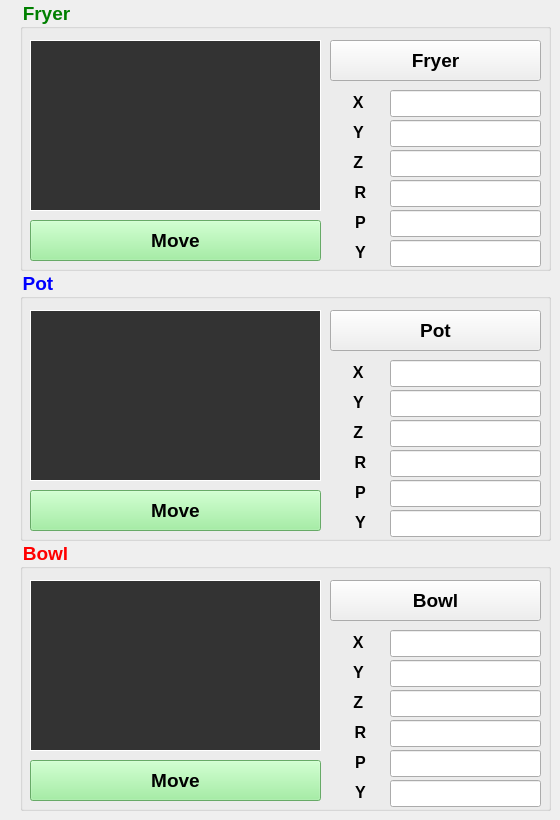
    <widget class="QWidget" name="tab_12">
     <attribute name="title">
      <string>AprilTag</string>
     </attribute>
     <widget class="QGroupBox" name="groupBox_2">
      <property name="geometry">
       <rect>
        <x>20</x>
        <y>0</y>
        <width>531</width>
        <height>271</height>
       </rect>
      </property>
      <property name="font">
       <font>
        <pointsize>14</pointsize>
        <weight>75</weight>
        <bold>true</bold>
       </font>
      </property>
      <property name="styleSheet">
       <string notr="true">QGroupBox::title {
    color: Green;
    font-weight: bold;
}
</string>
      </property>
      <property name="title">
       <string>Fryer</string>
      </property>
      <widget class="QLabel" name="label_fryer">
       <property name="geometry">
        <rect>
         <x>10</x>
         <y>40</y>
         <width>291</width>
         <height>171</height>
        </rect>
       </property>
       <property name="autoFillBackground">
        <bool>false</bool>
       </property>
       <property name="styleSheet">
        <string notr="true">QLabel {
    background-color: #333333;
    color: white;
}
</string>
       </property>
       <property name="frameShape">
        <enum>QFrame::Box</enum>
       </property>
       <property name="lineWidth">
        <number>1</number>
       </property>
       <property name="text">
        <string/>
       </property>
       <property name="pixmap">
        <pixmap>../../../../../Desktop/Pictures/Screenshots/Screenshot from 2024-08-02 10-33-18.png</pixmap>
       </property>
       <property name="scaledContents">
        <bool>true</bool>
       </property>
      </widget>
      <widget class="QPushButton" name="pushButton_Fryer">
       <property name="geometry">
        <rect>
         <x>310</x>
         <y>40</y>
         <width>211</width>
         <height>41</height>
        </rect>
       </property>
       <property name="font">
        <font>
         <pointsize>14</pointsize>
         <weight>75</weight>
         <bold>true</bold>
        </font>
       </property>
       <property name="text">
        <string>Fryer</string>
       </property>
      </widget>
      <widget class="QLineEdit" name="lineEdit_A_x">
       <property name="geometry">
        <rect>
         <x>370</x>
         <y>90</y>
         <width>151</width>
         <height>27</height>
        </rect>
       </property>
       <property name="font">
        <font>
         <pointsize>12</pointsize>
         <weight>75</weight>
         <bold>true</bold>
        </font>
       </property>
       <property name="readOnly">
        <bool>true</bool>
       </property>
      </widget>
      <widget class="QLineEdit" name="lineEdit_A_y">
       <property name="geometry">
        <rect>
         <x>370</x>
         <y>120</y>
         <width>151</width>
         <height>27</height>
        </rect>
       </property>
       <property name="font">
        <font>
         <pointsize>12</pointsize>
         <weight>75</weight>
         <bold>true</bold>
        </font>
       </property>
       <property name="readOnly">
        <bool>true</bool>
       </property>
      </widget>
      <widget class="QLineEdit" name="lineEdit_A_z">
       <property name="geometry">
        <rect>
         <x>370</x>
         <y>150</y>
         <width>151</width>
         <height>27</height>
        </rect>
       </property>
       <property name="font">
        <font>
         <pointsize>12</pointsize>
         <weight>75</weight>
         <bold>true</bold>
        </font>
       </property>
       <property name="readOnly">
        <bool>true</bool>
       </property>
      </widget>
      <widget class="QLabel" name="label_8">
       <property name="geometry">
        <rect>
         <x>310</x>
         <y>90</y>
         <width>61</width>
         <height>25</height>
        </rect>
       </property>
       <property name="font">
        <font>
         <pointsize>12</pointsize>
         <weight>75</weight>
         <bold>true</bold>
        </font>
       </property>
       <property name="text">
        <string>X </string>
       </property>
       <property name="alignment">
        <set>Qt::AlignCenter</set>
       </property>
      </widget>
      <widget class="QLabel" name="label_13">
       <property name="geometry">
        <rect>
         <x>310</x>
         <y>120</y>
         <width>61</width>
         <height>25</height>
        </rect>
       </property>
       <property name="font">
        <font>
         <pointsize>12</pointsize>
         <weight>75</weight>
         <bold>true</bold>
        </font>
       </property>
       <property name="text">
        <string>Y </string>
       </property>
       <property name="alignment">
        <set>Qt::AlignCenter</set>
       </property>
      </widget>
      <widget class="QLabel" name="label_11">
       <property name="geometry">
        <rect>
         <x>310</x>
         <y>150</y>
         <width>61</width>
         <height>25</height>
        </rect>
       </property>
       <property name="font">
        <font>
         <pointsize>12</pointsize>
         <weight>75</weight>
         <bold>true</bold>
        </font>
       </property>
       <property name="text">
        <string>Z </string>
       </property>
       <property name="alignment">
        <set>Qt::AlignCenter</set>
       </property>
      </widget>
      <widget class="QLineEdit" name="lineEdit_A_r">
       <property name="geometry">
        <rect>
         <x>370</x>
         <y>180</y>
         <width>151</width>
         <height>27</height>
        </rect>
       </property>
       <property name="font">
        <font>
         <pointsize>12</pointsize>
         <weight>75</weight>
         <bold>true</bold>
        </font>
       </property>
       <property name="readOnly">
        <bool>true</bool>
       </property>
      </widget>
      <widget class="QLineEdit" name="lineEdit_A_p">
       <property name="geometry">
        <rect>
         <x>370</x>
         <y>210</y>
         <width>151</width>
         <height>27</height>
        </rect>
       </property>
       <property name="font">
        <font>
         <pointsize>12</pointsize>
         <weight>75</weight>
         <bold>true</bold>
        </font>
       </property>
       <property name="readOnly">
        <bool>true</bool>
       </property>
      </widget>
      <widget class="QPushButton" name="pushButton_MoveToFryer">
       <property name="geometry">
        <rect>
         <x>10</x>
         <y>220</y>
         <width>291</width>
         <height>41</height>
        </rect>
       </property>
       <property name="font">
        <font>
         <pointsize>14</pointsize>
         <weight>75</weight>
         <bold>true</bold>
        </font>
       </property>
       <property name="styleSheet">
        <string notr="true">QPushButton {
    background-color: #90EE90; /* 연두색 */
    color: black; /* 텍스트 색상 */
}
</string>
       </property>
       <property name="text">
        <string>Move</string>
       </property>
      </widget>
      <widget class="QLabel" name="label_12">
       <property name="geometry">
        <rect>
         <x>310</x>
         <y>180</y>
         <width>61</width>
         <height>25</height>
        </rect>
       </property>
       <property name="font">
        <font>
         <pointsize>12</pointsize>
         <weight>75</weight>
         <bold>true</bold>
        </font>
       </property>
       <property name="text">
        <string>R</string>
       </property>
       <property name="alignment">
        <set>Qt::AlignCenter</set>
       </property>
      </widget>
      <widget class="QLabel" name="label_23">
       <property name="geometry">
        <rect>
         <x>310</x>
         <y>210</y>
         <width>61</width>
         <height>25</height>
        </rect>
       </property>
       <property name="font">
        <font>
         <pointsize>12</pointsize>
         <weight>75</weight>
         <bold>true</bold>
        </font>
       </property>
       <property name="text">
        <string>P</string>
       </property>
       <property name="alignment">
        <set>Qt::AlignCenter</set>
       </property>
      </widget>
      <widget class="QLabel" name="label_26">
       <property name="geometry">
        <rect>
         <x>310</x>
         <y>240</y>
         <width>61</width>
         <height>25</height>
        </rect>
       </property>
       <property name="font">
        <font>
         <pointsize>12</pointsize>
         <weight>75</weight>
         <bold>true</bold>
        </font>
       </property>
       <property name="text">
        <string>Y</string>
       </property>
       <property name="alignment">
        <set>Qt::AlignCenter</set>
       </property>
      </widget>
     </widget>
     <widget class="QGroupBox" name="groupBox">
      <property name="geometry">
       <rect>
        <x>20</x>
        <y>270</y>
        <width>531</width>
        <height>271</height>
       </rect>
      </property>
      <property name="font">
       <font>
        <pointsize>14</pointsize>
        <weight>75</weight>
        <bold>true</bold>
       </font>
      </property>
      <property name="styleSheet">
       <string notr="true">QGroupBox::title {
    color: 	Blue; /* 제목 색상을 빨간색으로 설정 */
    font-weight: bold; /* 제목을 볼드체로 설정 */
}
</string>
      </property>
      <property name="title">
       <string>Pot</string>
      </property>
      <widget class="QPushButton" name="pushButton_Pot">
       <property name="geometry">
        <rect>
         <x>310</x>
         <y>40</y>
         <width>211</width>
         <height>41</height>
        </rect>
       </property>
       <property name="font">
        <font>
         <pointsize>14</pointsize>
         <weight>75</weight>
         <bold>true</bold>
        </font>
       </property>
       <property name="text">
        <string>Pot</string>
       </property>
      </widget>
      <widget class="QLineEdit" name="lineEdit_B_x">
       <property name="geometry">
        <rect>
         <x>370</x>
         <y>90</y>
         <width>151</width>
         <height>27</height>
        </rect>
       </property>
       <property name="font">
        <font>
         <pointsize>12</pointsize>
         <weight>75</weight>
         <bold>true</bold>
        </font>
       </property>
       <property name="readOnly">
        <bool>true</bool>
       </property>
      </widget>
      <widget class="QLineEdit" name="lineEdit_B_y">
       <property name="geometry">
        <rect>
         <x>370</x>
         <y>120</y>
         <width>151</width>
         <height>27</height>
        </rect>
       </property>
       <property name="font">
        <font>
         <pointsize>12</pointsize>
         <weight>75</weight>
         <bold>true</bold>
        </font>
       </property>
       <property name="readOnly">
        <bool>true</bool>
       </property>
      </widget>
      <widget class="QLabel" name="label_pot">
       <property name="geometry">
        <rect>
         <x>10</x>
         <y>40</y>
         <width>291</width>
         <height>171</height>
        </rect>
       </property>
       <property name="autoFillBackground">
        <bool>false</bool>
       </property>
       <property name="styleSheet">
        <string notr="true">QLabel {
    background-color: #333333;
    color: white;
}
</string>
       </property>
       <property name="frameShape">
        <enum>QFrame::Box</enum>
       </property>
       <property name="lineWidth">
        <number>1</number>
       </property>
       <property name="text">
        <string/>
       </property>
       <property name="pixmap">
        <pixmap>../../../../../Desktop/Pictures/Screenshots/Screenshot from 2024-08-02 10-33-18.png</pixmap>
       </property>
       <property name="scaledContents">
        <bool>true</bool>
       </property>
      </widget>
      <widget class="QLineEdit" name="lineEdit_B_z">
       <property name="geometry">
        <rect>
         <x>370</x>
         <y>150</y>
         <width>151</width>
         <height>27</height>
        </rect>
       </property>
       <property name="font">
        <font>
         <pointsize>12</pointsize>
         <weight>75</weight>
         <bold>true</bold>
        </font>
       </property>
       <property name="readOnly">
        <bool>true</bool>
       </property>
      </widget>
      <widget class="QPushButton" name="pushButton_MoveToPot">
       <property name="geometry">
        <rect>
         <x>10</x>
         <y>220</y>
         <width>291</width>
         <height>41</height>
        </rect>
       </property>
       <property name="font">
        <font>
         <pointsize>14</pointsize>
         <weight>75</weight>
         <bold>true</bold>
        </font>
       </property>
       <property name="styleSheet">
        <string notr="true">QPushButton {
    background-color: #90EE90; /* 연두색 */
    color: black; /* 텍스트 색상 */
}
</string>
       </property>
       <property name="text">
        <string>Move</string>
       </property>
      </widget>
      <widget class="QLabel" name="label_14">
       <property name="geometry">
        <rect>
         <x>310</x>
         <y>180</y>
         <width>61</width>
         <height>25</height>
        </rect>
       </property>
       <property name="font">
        <font>
         <pointsize>12</pointsize>
         <weight>75</weight>
         <bold>true</bold>
        </font>
       </property>
       <property name="text">
        <string>R</string>
       </property>
       <property name="alignment">
        <set>Qt::AlignCenter</set>
       </property>
      </widget>
      <widget class="QLabel" name="label_15">
       <property name="geometry">
        <rect>
         <x>310</x>
         <y>150</y>
         <width>61</width>
         <height>25</height>
        </rect>
       </property>
       <property name="font">
        <font>
         <pointsize>12</pointsize>
         <weight>75</weight>
         <bold>true</bold>
        </font>
       </property>
       <property name="text">
        <string>Z </string>
       </property>
       <property name="alignment">
        <set>Qt::AlignCenter</set>
       </property>
      </widget>
      <widget class="QLabel" name="label_27">
       <property name="geometry">
        <rect>
         <x>310</x>
         <y>210</y>
         <width>61</width>
         <height>25</height>
        </rect>
       </property>
       <property name="font">
        <font>
         <pointsize>12</pointsize>
         <weight>75</weight>
         <bold>true</bold>
        </font>
       </property>
       <property name="text">
        <string>P</string>
       </property>
       <property name="alignment">
        <set>Qt::AlignCenter</set>
       </property>
      </widget>
      <widget class="QLabel" name="label_28">
       <property name="geometry">
        <rect>
         <x>310</x>
         <y>240</y>
         <width>61</width>
         <height>25</height>
        </rect>
       </property>
       <property name="font">
        <font>
         <pointsize>12</pointsize>
         <weight>75</weight>
         <bold>true</bold>
        </font>
       </property>
       <property name="text">
        <string>Y</string>
       </property>
       <property name="alignment">
        <set>Qt::AlignCenter</set>
       </property>
      </widget>
      <widget class="QLabel" name="label_16">
       <property name="geometry">
        <rect>
         <x>310</x>
         <y>120</y>
         <width>61</width>
         <height>25</height>
        </rect>
       </property>
       <property name="font">
        <font>
         <pointsize>12</pointsize>
         <weight>75</weight>
         <bold>true</bold>
        </font>
       </property>
       <property name="text">
        <string>Y </string>
       </property>
       <property name="alignment">
        <set>Qt::AlignCenter</set>
       </property>
      </widget>
      <widget class="QLabel" name="label_29">
       <property name="geometry">
        <rect>
         <x>310</x>
         <y>90</y>
         <width>61</width>
         <height>25</height>
        </rect>
       </property>
       <property name="font">
        <font>
         <pointsize>12</pointsize>
         <weight>75</weight>
         <bold>true</bold>
        </font>
       </property>
       <property name="text">
        <string>X </string>
       </property>
       <property name="alignment">
        <set>Qt::AlignCenter</set>
       </property>
      </widget>
      <widget class="QLineEdit" name="lineEdit_B_r">
       <property name="geometry">
        <rect>
         <x>370</x>
         <y>180</y>
         <width>151</width>
         <height>27</height>
        </rect>
       </property>
       <property name="font">
        <font>
         <pointsize>12</pointsize>
         <weight>75</weight>
         <bold>true</bold>
        </font>
       </property>
       <property name="readOnly">
        <bool>true</bool>
       </property>
      </widget>
      <widget class="QLineEdit" name="lineEdit_B_p">
       <property name="geometry">
        <rect>
         <x>370</x>
         <y>210</y>
         <width>151</width>
         <height>27</height>
        </rect>
       </property>
       <property name="font">
        <font>
         <pointsize>12</pointsize>
         <weight>75</weight>
         <bold>true</bold>
        </font>
       </property>
       <property name="readOnly">
        <bool>true</bool>
       </property>
      </widget>
      <widget class="QLineEdit" name="lineEdit_B_yaw">
       <property name="geometry">
        <rect>
         <x>370</x>
         <y>240</y>
         <width>151</width>
         <height>27</height>
        </rect>
       </property>
       <property name="font">
        <font>
         <pointsize>12</pointsize>
         <weight>75</weight>
         <bold>true</bold>
        </font>
       </property>
       <property name="readOnly">
        <bool>true</bool>
       </property>
      </widget>
     </widget>
     <widget class="QGroupBox" name="groupBox_8">
      <property name="geometry">
       <rect>
        <x>20</x>
        <y>540</y>
        <width>531</width>
        <height>271</height>
       </rect>
      </property>
      <property name="font">
       <font>
        <pointsize>14</pointsize>
        <weight>75</weight>
        <bold>true</bold>
       </font>
      </property>
      <property name="styleSheet">
       <string notr="true">QGroupBox::title {
    color: Red;
    font-weight: bold;
}
</string>
      </property>
      <property name="title">
       <string>Bowl</string>
      </property>
      <widget class="QLabel" name="label_else">
       <property name="enabled">
        <bool>true</bool>
       </property>
       <property name="geometry">
        <rect>
         <x>10</x>
         <y>40</y>
         <width>291</width>
         <height>171</height>
        </rect>
       </property>
       <property name="autoFillBackground">
        <bool>false</bool>
       </property>
       <property name="styleSheet">
        <string notr="true">QLabel {
    background-color: #333333;
    color: white;
}
</string>
       </property>
       <property name="frameShape">
        <enum>QFrame::Box</enum>
       </property>
       <property name="lineWidth">
        <number>1</number>
       </property>
       <property name="text">
        <string/>
       </property>
       <property name="pixmap">
        <pixmap>../../../../../Desktop/Pictures/Screenshots/Screenshot from 2024-08-02 10-33-18.png</pixmap>
       </property>
       <property name="scaledContents">
        <bool>true</bool>
       </property>
      </widget>
      <widget class="QPushButton" name="pushButton_Bowl">
       <property name="geometry">
        <rect>
         <x>310</x>
         <y>40</y>
         <width>211</width>
         <height>41</height>
        </rect>
       </property>
       <property name="font">
        <font>
         <pointsize>14</pointsize>
         <weight>75</weight>
         <bold>true</bold>
        </font>
       </property>
       <property name="text">
        <string>Bowl</string>
       </property>
      </widget>
      <widget class="QLineEdit" name="lineEdit_C_x">
       <property name="geometry">
        <rect>
         <x>370</x>
         <y>90</y>
         <width>151</width>
         <height>27</height>
        </rect>
       </property>
       <property name="font">
        <font>
         <pointsize>12</pointsize>
         <weight>75</weight>
         <bold>true</bold>
        </font>
       </property>
       <property name="readOnly">
        <bool>true</bool>
       </property>
      </widget>
      <widget class="QLineEdit" name="lineEdit_C_y">
       <property name="geometry">
        <rect>
         <x>370</x>
         <y>120</y>
         <width>151</width>
         <height>27</height>
        </rect>
       </property>
       <property name="font">
        <font>
         <pointsize>12</pointsize>
         <weight>75</weight>
         <bold>true</bold>
        </font>
       </property>
       <property name="readOnly">
        <bool>true</bool>
       </property>
      </widget>
      <widget class="QLineEdit" name="lineEdit_C_z">
       <property name="geometry">
        <rect>
         <x>370</x>
         <y>150</y>
         <width>151</width>
         <height>27</height>
        </rect>
       </property>
       <property name="font">
        <font>
         <pointsize>12</pointsize>
         <weight>75</weight>
         <bold>true</bold>
        </font>
       </property>
       <property name="readOnly">
        <bool>true</bool>
       </property>
      </widget>
      <widget class="QPushButton" name="pushButton_MoveToBowl">
       <property name="geometry">
        <rect>
         <x>10</x>
         <y>220</y>
         <width>291</width>
         <height>41</height>
        </rect>
       </property>
       <property name="font">
        <font>
         <pointsize>14</pointsize>
         <weight>75</weight>
         <bold>true</bold>
        </font>
       </property>
       <property name="styleSheet">
        <string notr="true">QPushButton {
    background-color: #90EE90; /* 연두색 */
    color: black; /* 텍스트 색상 */
}
</string>
       </property>
       <property name="text">
        <string>Move</string>
       </property>
      </widget>
      <widget class="QLabel" name="label_17">
       <property name="geometry">
        <rect>
         <x>310</x>
         <y>180</y>
         <width>61</width>
         <height>25</height>
        </rect>
       </property>
       <property name="font">
        <font>
         <pointsize>12</pointsize>
         <weight>75</weight>
         <bold>true</bold>
        </font>
       </property>
       <property name="text">
        <string>R</string>
       </property>
       <property name="alignment">
        <set>Qt::AlignCenter</set>
       </property>
      </widget>
      <widget class="QLabel" name="label_18">
       <property name="geometry">
        <rect>
         <x>310</x>
         <y>120</y>
         <width>61</width>
         <height>25</height>
        </rect>
       </property>
       <property name="font">
        <font>
         <pointsize>12</pointsize>
         <weight>75</weight>
         <bold>true</bold>
        </font>
       </property>
       <property name="text">
        <string>Y </string>
       </property>
       <property name="alignment">
        <set>Qt::AlignCenter</set>
       </property>
      </widget>
      <widget class="QLabel" name="label_30">
       <property name="geometry">
        <rect>
         <x>310</x>
         <y>240</y>
         <width>61</width>
         <height>25</height>
        </rect>
       </property>
       <property name="font">
        <font>
         <pointsize>12</pointsize>
         <weight>75</weight>
         <bold>true</bold>
        </font>
       </property>
       <property name="text">
        <string>Y</string>
       </property>
       <property name="alignment">
        <set>Qt::AlignCenter</set>
       </property>
      </widget>
      <widget class="QLabel" name="label_31">
       <property name="geometry">
        <rect>
         <x>310</x>
         <y>210</y>
         <width>61</width>
         <height>25</height>
        </rect>
       </property>
       <property name="font">
        <font>
         <pointsize>12</pointsize>
         <weight>75</weight>
         <bold>true</bold>
        </font>
       </property>
       <property name="text">
        <string>P</string>
       </property>
       <property name="alignment">
        <set>Qt::AlignCenter</set>
       </property>
      </widget>
      <widget class="QLabel" name="label_32">
       <property name="geometry">
        <rect>
         <x>310</x>
         <y>90</y>
         <width>61</width>
         <height>25</height>
        </rect>
       </property>
       <property name="font">
        <font>
         <pointsize>12</pointsize>
         <weight>75</weight>
         <bold>true</bold>
        </font>
       </property>
       <property name="text">
        <string>X </string>
       </property>
       <property name="alignment">
        <set>Qt::AlignCenter</set>
       </property>
      </widget>
      <widget class="QLabel" name="label_19">
       <property name="geometry">
        <rect>
         <x>310</x>
         <y>150</y>
         <width>61</width>
         <height>25</height>
        </rect>
       </property>
       <property name="font">
        <font>
         <pointsize>12</pointsize>
         <weight>75</weight>
         <bold>true</bold>
        </font>
       </property>
       <property name="text">
        <string>Z </string>
       </property>
       <property name="alignment">
        <set>Qt::AlignCenter</set>
       </property>
      </widget>
      <widget class="QLineEdit" name="lineEdit_C_r">
       <property name="geometry">
        <rect>
         <x>370</x>
         <y>180</y>
         <width>151</width>
         <height>27</height>
        </rect>
       </property>
       <property name="font">
        <font>
         <pointsize>12</pointsize>
         <weight>75</weight>
         <bold>true</bold>
        </font>
       </property>
       <property name="readOnly">
        <bool>true</bool>
       </property>
      </widget>
      <widget class="QLineEdit" name="lineEdit_C_p">
       <property name="geometry">
        <rect>
         <x>370</x>
         <y>210</y>
         <width>151</width>
         <height>27</height>
        </rect>
       </property>
       <property name="font">
        <font>
         <pointsize>12</pointsize>
         <weight>75</weight>
         <bold>true</bold>
        </font>
       </property>
       <property name="readOnly">
        <bool>true</bool>
       </property>
      </widget>
      <widget class="QLineEdit" name="lineEdit_C_yaw">
       <property name="geometry">
        <rect>
         <x>370</x>
         <y>240</y>
         <width>151</width>
         <height>27</height>
        </rect>
       </property>
       <property name="font">
        <font>
         <pointsize>12</pointsize>
         <weight>75</weight>
         <bold>true</bold>
        </font>
       </property>
       <property name="readOnly">
        <bool>true</bool>
       </property>
      </widget>
     </widget>
     <widget class="QLineEdit" name="lineEdit_A_yaw">
      <property name="geometry">
       <rect>
        <x>390</x>
        <y>240</y>
        <width>151</width>
        <height>27</height>
       </rect>
      </property>
      <property name="font">
       <font>
        <pointsize>12</pointsize>
        <weight>75</weight>
        <bold>true</bold>
       </font>
      </property>
      <property name="readOnly">
       <bool>true</bool>
      </property>
     </widget>
    </widget>
